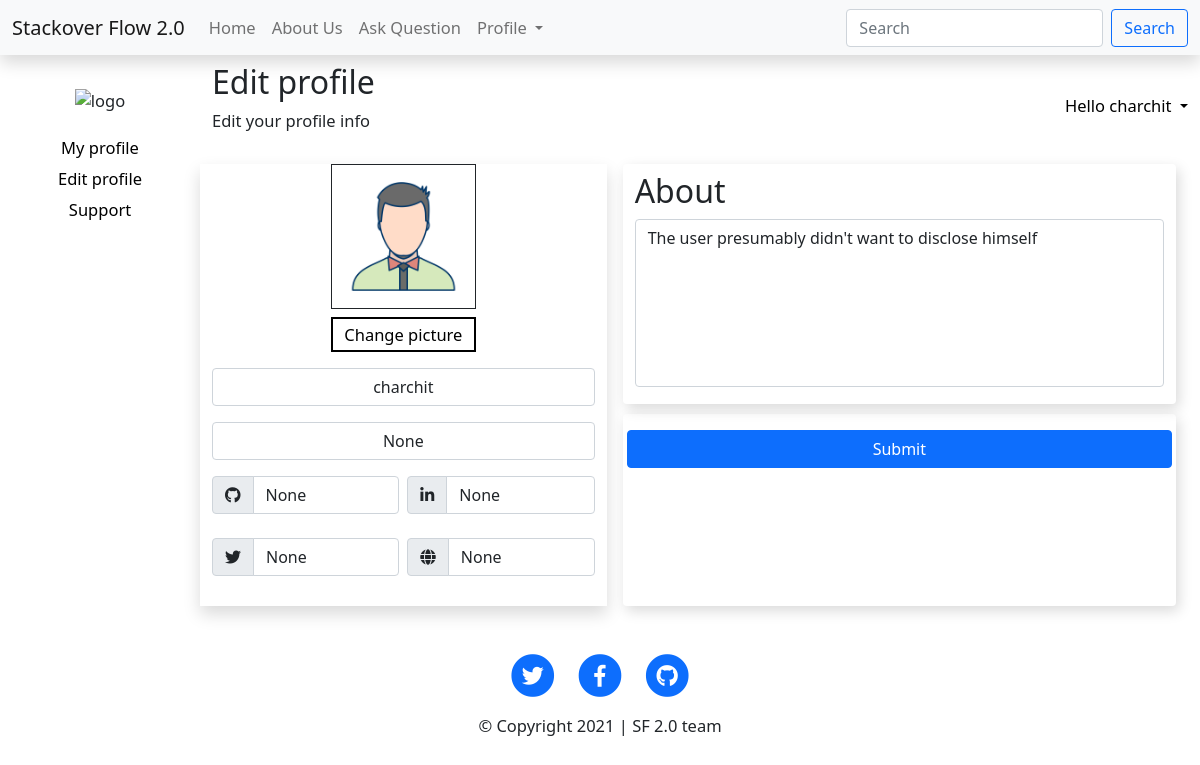
The page /users/edit/charchit (signed in) on the database its author committed.
### app.py (models this page shows)
class Detail(db.Model):
    username = db.Column(db.String(20), primary_key=True, nullable=False)
    email = db.Column(db.String(25), nullable=False)
    password = db.Column(db.String(255), nullable=False)
    title = db.Column(db.String(30))
    location = db.Column(db.String(40))
    about = db.Column(db.String(3000), default="The user presumably didn't want to disclose himself")
    website_link = db.Column(db.String(50))
    twitter = db.Column(db.String(40))
    linkedin = db.Column(db.String(40))
    github_username = db.Column(db.String(40))
    pic = db.Column(db.String(30),default='default.jpg')
    date = db.Column(db.String(15))
    Ques_Ans = db.relationship("Question", backref="question_user",cascade="all, delete, delete-orphan")
    Ans_Ques = db.relationship("Answers", backref="answer_user",cascade="all, delete, delete-orphan")
    Ans_Com = db.relationship("Comments", backref="comment_user",cascade="all, delete, delete-orphan")
    QA_VOTE = db.relationship("Vote", backref="Vote_user",cascade="all, delete, delete-orphan")

### app.py (the view, shortened to what this page needs)
@app.route("/users/edit/<string:name>",methods=["POST","GET"])
def edit_profile(name):
    if "user" in session:
        if session["user"] == name:
            user = Detail.query.filter_by(username=session["user"]).first()
            return render_template("profile_edit.html",user=user)
        abort(404)
    abort(404)

### app.py (called while the page is built)
def url_of_img(img):
    return storage.child(img).get_url(firebase_user["idToken"]) if img != "default.jpg" else url_for('static',filename='default.jpg')

@app.context_processor
def inject_user():
    if "loggedin" in session:
        return dict(login=True)
    else:
        return dict(login=False)

### templates/profile_edit.html (shortened to what this page needs)
{% extends "layout.html" %}
{% block body %}
    <div class="container-fluid mt-2">
        <form action="{{url_for('edit_profile', name=session['user'])}}" method="post" enctype="multipart/form-data">
            <div class="row body">
                <div class="col-sm-2 d-md-block d-none">
                    <div class="row mt-3 g-2 text-center">
                        <div class="col-12 mb-3">
                            <img src="https://external-content.duckduckgo.com/iu/?u=https%3A%2F%2Fcdn3.iconfinder.com%2Fdata%2Ficons%2Fpopular-services-brands-vol-2%2F512%2Fstackoverflow-512.png&f=1&nofb=1"
                                alt="logo" height="60" width="60">
                        </div>
                        <div class="col-12">
                            <a href="#">My profile</a>
                        </div>
                        <div class="col-12">
                            <a href="#">Edit profile</a>
                        </div>
                        <div class="col-12">
                            <a href="#">Support</a>
                        </div>
                    </div>
                </div>
                <div class="col-md-10">
                    <div class="row">
                        <div class="col">
                            <div class="row align-items-center">
                                <div class="col">
                                    <h2>Edit profile</h2>
                                    <p>Edit your profile info</p>
                                </div>
                                <div class="col text-end">
                                    <div class="dropdown">
                                        <a class=" dropdown-toggle" href="#" id="dropdownMenuLink"
                                            data-bs-toggle="dropdown" aria-expanded="false">
                                            Hello {{user.username}}
                                        </a>
                                    </div>
                                </div>
                            </div>
                        </div>
                        <div class="mt-3 row row-cols-md-1 text-dark">
                            <div class="col-12 profile shadow col-md-5 text-center mb-md-0 mb-2">
                                <img height=145px width=145px
                                    src="{{user.pic|url_of_img}}"
                                    class="border border-dark" id="myImg">
                                <div class="col">
                                    <label for="image_upload">
                                        <p type="button" class="mt-2 change">Change picture</p>
                                    </label>
                                </div>
                                <div class="row row-cols-md-1 g-3">
                                    <div class="col">
                                        <input class="form-control text-center"
                                            value="{{user.username}}" required></input>
                                    </div>
                                    <div class="col">
                                        <input class="form-control text-center" name="title" value="{{user.title}}"></input>
                                    </div>
                                </div>
                                <div class="row row-cols-1 row-cols-sm-2 g-2 mt-2">
                                    <div class="col">
                                        <div class="input-group mb-3">
                                            <span class="input-group-text" id="basic-addon1"><i
                                                    class="fab fa-github"></i></span>
                                            <input type="text" class="form-control" name="github" placeholder="Github Username"
                                                aria-label="Username" aria-describedby="basic-addon1" value="{{user.github_username}}">
                                        </div>
                                    </div>
                                    <div class="col">
                                        <div class="input-group mb-3">
                                            <span class="input-group-text" id="basic-addon1"><i
                                                    class="fab fa-linkedin-in"></i></span>
                                            <input type="text" class="form-control" name="linkedin" placeholder="LinkedIn Username"
                                                aria-label="Username" aria-describedby="basic-addon1" value="{{user.linkedin}}">
                                        </div>
                                    </div>
                                    <div class="col">
                                        <div class="input-group mb-3">
                                            <span class="input-group-text" id="basic-addon1"><i
                                                    class="fab fa-twitter"></i></span>
                                            <input type="text" class="form-control" name="twitter" placeholder="Twitter Username"
                                                aria-label="Username" aria-describedby="basic-addon1" value="{{user.twitter}}">
                                        </div>
                                    </div>
                                    <div class="col">
                                        <div class="input-group mb-3">
                                            <span class="input-group-text" id="basic-addon1"><i
                                                    class="fas fa-globe"></i></span>
                                            <input type="url" name="website" class="form-control" placeholder="Website url"
                                                aria-label="website url" aria-describedby="basic-addon1" value="{{user.website_link}}">
                                        </div>
                                    </div>
                                </div>
                            </div>
                            <div class="col-12 col-md-7">
                                <div class="row ms-md-1 my-sm-0">
                                    <div class="col-12 text-dark abt rounded py-2">
                                        <h2>About</h2>
                                        <textarea style="width:100%;height: 75%;resize: none;"
                                            class="form-control" name="about">{{user.about}}</textarea>
                                    </div>
                                    <div class="col-12 abt-below text-dark rounded py-3 px-3">
                                        <div class="row">
                                            <button type="submit" class="btn btn-primary">Submit</button>
                                        </div>
                                    </div>
                                </div>
                            </div>
                        </div>
                    </div>
                </div>
            </div>
        </form>
    </div>
{% endblock %}

### static/style.css (style rules this page uses)
body { font-style: normal; font-weight: 400; font-size: 16.5px; line-height: 23px; font-family: 'Segoe UI', Tahoma, Geneva, Verdana, sans-serif; width: 100%; }
html { width: 100%; }
a { cursor: pointer; text-decoration: none; }

### templates/profile_edit.html (style rules this page uses)
.change { border: 2px solid black; padding: 4px; width: 145px; transition: 0.3s; }
.body a { color: black; text-decoration: none; }
.abt-below { height: 12rem; box-shadow: 3px 5px 14px rgb(0 0 0 / 15%); overflow-y: scroll; }
.abt { margin-bottom: 10px; overflow-y: scroll; height: 15rem; box-shadow: 3px 5px 14px rgb(0 0 0 / 15%); }
.profile { color: black; }

### rows shown on the page
Detail: username "charchit", pic|url_of_img (placeholder picture), title "None", github "None", linkedin "None", twitter "None", website "None", about "The user presumably didn't want to disclose himself"
